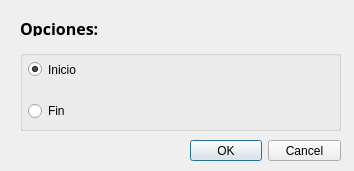
<?xml version="1.0" encoding="UTF-8"?>
<ui version="4.0">
 <class>NodoFinalTramo</class>
 <widget class="QDialog" name="NodoFinalTramo">
  <property name="geometry">
   <rect>
    <x>0</x>
    <y>0</y>
    <width>354</width>
    <height>171</height>
   </rect>
  </property>
  <property name="windowTitle">
   <string>Información Nodo Inicial</string>
  </property>
  <property name="modal">
   <bool>true</bool>
  </property>
  <widget class="QLabel" name="label">
   <property name="geometry">
    <rect>
     <x>20</x>
     <y>20</y>
     <width>171</width>
     <height>16</height>
    </rect>
   </property>
   <property name="font">
    <font>
     <family>Bell MT</family>
     <pointsize>12</pointsize>
     <weight>75</weight>
     <italic>false</italic>
     <bold>true</bold>
    </font>
   </property>
   <property name="text">
    <string>Opciones:</string>
   </property>
   <property name="textFormat">
    <enum>Qt::AutoText</enum>
   </property>
  </widget>
  <widget class="QDialogButtonBox" name="buttonBox">
   <property name="geometry">
    <rect>
     <x>190</x>
     <y>140</y>
     <width>151</width>
     <height>21</height>
    </rect>
   </property>
   <property name="standardButtons">
    <set>QDialogButtonBox::Cancel|QDialogButtonBox::Ok</set>
   </property>
  </widget>
  <widget class="QGroupBox" name="groupBox">
   <property name="geometry">
    <rect>
     <x>20</x>
     <y>50</y>
     <width>321</width>
     <height>81</height>
    </rect>
   </property>
   <property name="title">
    <string/>
   </property>
   <widget class="QWidget" name="formLayoutWidget">
    <property name="geometry">
     <rect>
      <x>0</x>
      <y>0</y>
      <width>321</width>
      <height>71</height>
     </rect>
    </property>
    <layout class="QFormLayout" name="formLayout">
     <property name="rowWrapPolicy">
      <enum>QFormLayout::DontWrapRows</enum>
     </property>
     <property name="labelAlignment">
      <set>Qt::AlignLeading|Qt::AlignLeft|Qt::AlignVCenter</set>
     </property>
     <property name="horizontalSpacing">
      <number>8</number>
     </property>
     <property name="verticalSpacing">
      <number>12</number>
     </property>
     <item row="0" column="1">
      <widget class="QRadioButton" name="rb_vent_ini">
       <property name="sizePolicy">
        <sizepolicy hsizetype="Expanding" vsizetype="Preferred">
         <horstretch>50</horstretch>
         <verstretch>50</verstretch>
        </sizepolicy>
       </property>
       <property name="font">
        <font>
         <pointsize>9</pointsize>
        </font>
       </property>
       <property name="text">
        <string>Inicio</string>
       </property>
       <property name="checked">
        <bool>true</bool>
       </property>
      </widget>
     </item>
     <item row="1" column="1">
      <widget class="QRadioButton" name="rb_vent_fin">
       <property name="font">
        <font>
         <pointsize>9</pointsize>
        </font>
       </property>
       <property name="text">
        <string>Fin</string>
       </property>
      </widget>
     </item>
    </layout>
   </widget>
  </widget>
 </widget>
 <resources/>
 <connections>
  <connection>
   <sender>buttonBox</sender>
   <signal>clicked(QAbstractButton*)</signal>
   <receiver>NodoFinalTramo</receiver>
   <slot>accept()</slot>
   <hints>
    <hint type="sourcelabel">
     <x>280</x>
     <y>132</y>
    </hint>
    <hint type="destinationlabel">
     <x>181</x>
     <y>75</y>
    </hint>
   </hints>
  </connection>
  <connection>
   <sender>buttonBox</sender>
   <signal>rejected()</signal>
   <receiver>NodoFinalTramo</receiver>
   <slot>reject()</slot>
   <hints>
    <hint type="sourcelabel">
     <x>280</x>
     <y>132</y>
    </hint>
    <hint type="destinationlabel">
     <x>181</x>
     <y>75</y>
    </hint>
   </hints>
  </connection>
 </connections>
</ui>
